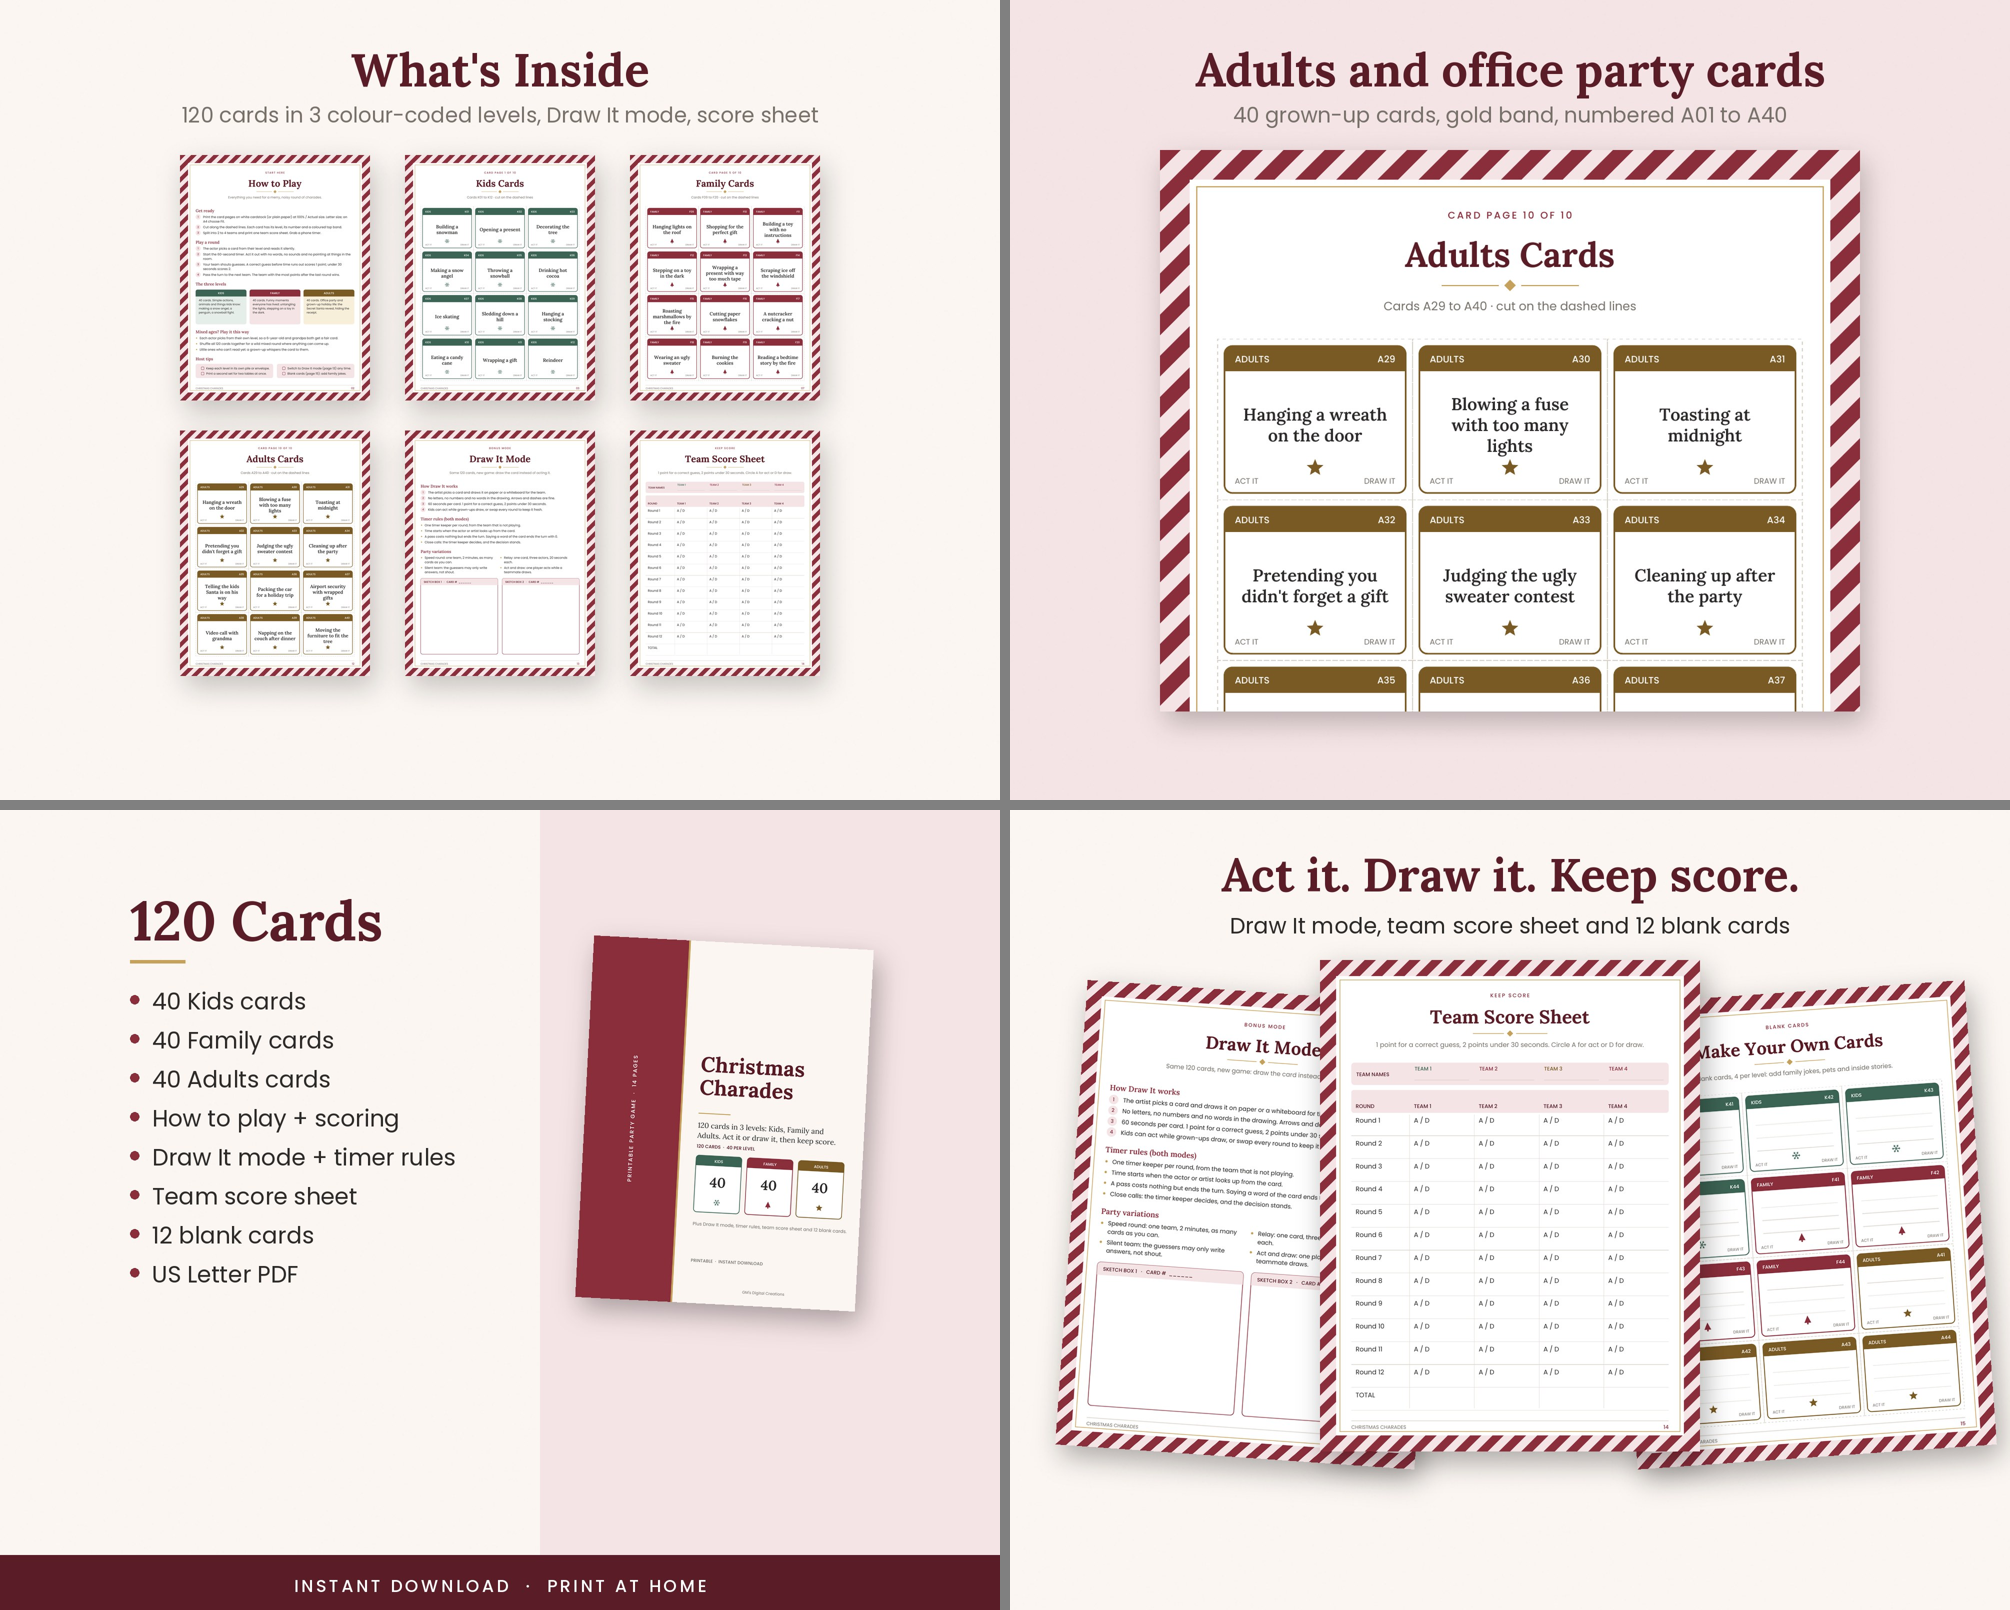

Here is the Python script that generated this plot:
import sys, glob
sys.path.insert(0, "/home/claude/kit")
import gm_style as gs
from PIL import Image
pal = gs.palette("cranberry")
pages = [Image.open(f).convert("RGB") for f in sorted(glob.glob("/home/claude/kit/pages/prod-xmas-charades-120/*.png"))]
assert len(pages) == 16, len(pages)
from PIL import ImageDraw
p2 = gs.paper(pal["paper"]); d2 = ImageDraw.Draw(p2)
f = gs.font("serifB", 88); t = "What's Inside"; tw = d2.textlength(t, font=f); gs._text(d2, ((2000 - tw) / 2, 50), t, f, gs.rgb(pal["deep"]))
f2 = gs.font("sans", 42); t2 = "120 cards in 3 colour-coded levels, Draw It mode, score sheet"; tw2 = d2.textlength(t2, font=f2); gs._text(d2, ((2000 - tw2) / 2, 165), t2, f2, gs.rgb(gs.INK))
for k, idx in enumerate([1, 4, 7, 10, 12, 13]):
    r, col = divmod(k, 3)
    gs.place(p2, pages[idx], 480, (220 + col * 540, 250 + r * 650))
gs._check_safe()
gs.save_jpeg(p2, "photo2.jpg")
p3 = gs.preview_closeup(pages[11], pal, "Adults and office party cards", "40 grown-up cards, gold band, numbered A01 to A40", crop=(0, 0.0, 1, 0.7437))
gs.save_jpeg(p3, "photo3.jpg")
p4 = gs.preview_included(pages, pal, "120 Cards", ["40 Kids cards", "40 Family cards", "40 Adults cards", "How to play + scoring", "Draw It mode + timer rules", "Team score sheet", "12 blank cards", "US Letter PDF"], pages[0])
gs.save_jpeg(p4, "photo4.jpg")
from PIL import ImageDraw
gs._TEXT_BOXES.clear() if hasattr(gs._TEXT_BOXES, "clear") else None
p5 = gs.paper(pal["paper"]); dd = ImageDraw.Draw(p5)
f = gs.font("serifB", 92); t = "Act it. Draw it. Keep score."
tw = dd.textlength(t, font=f); gs._text(dd, ((2000 - tw) / 2, 70), t, f, gs.rgb(pal["deep"]))
f2 = gs.font("sans", 44); t2 = "Draw It mode, team score sheet and 12 blank cards"
tw2 = dd.textlength(t2, font=f2); gs._text(dd, ((2000 - tw2) / 2, 200), t2, f2, gs.rgb(gs.INK))
gs.place(p5, pages[12], 720, (90, 340), angle=-4)
gs.place(p5, pages[14], 720, (1190, 340), angle=4)
gs.place(p5, pages[13], 760, (620, 300), angle=0)
gs._check_safe()
gs.save_jpeg(p5, "photo5.jpg")
for i, im in enumerate([p2, p3, p4, p5], 2): print(i, im.size)
